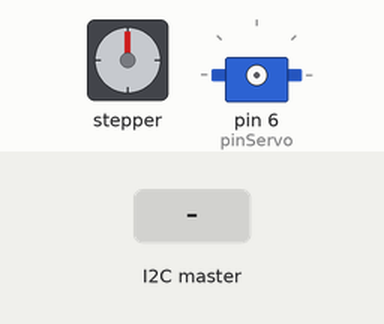
A sketch run on a simulated Arduino Uno, built with avr-gcc and run on an emulated ATmega328P. On the bench: stepper motor, servo. The inputs (shaded band) are chosen by the test bench. Stepper angles assume 2048 steps per turn; what the sketch prints to the serial monitor is not drawn.

Above: at 1.2 s.
1.3 s: the I2C master sends the byte 2
At 3.63 s:
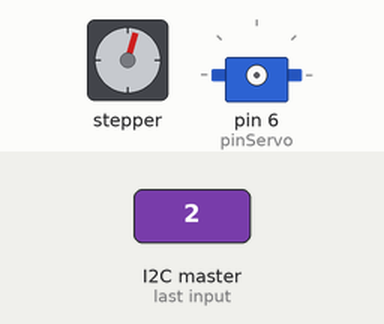
At 4.1 s:
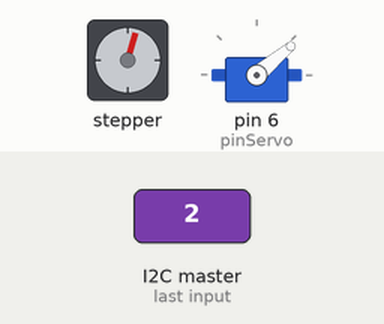
4.3 s: the I2C master sends the byte 90
At 8.24 s:
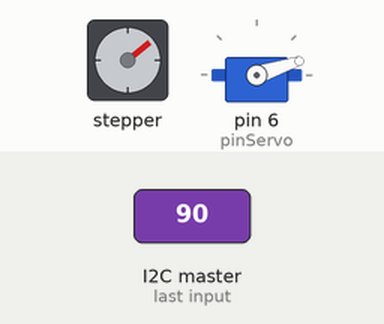
Timing chart, 0 to 24.7 s (numbered marks = the images above; inputs shaded):
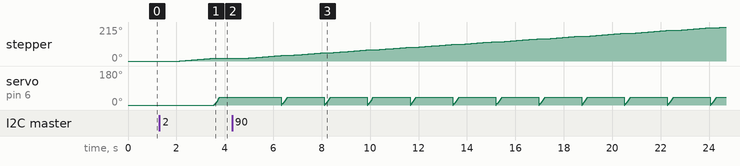

Measured:
- after the input at 1.3 s, stepper: turns 17° clockwise in 1.3 s, starting after 0.84 s; servo on pin 6 (pinServo): moves from 0° to 40° over 0.22 s, starting after 2.3 s
- after the input at 4.3 s, stepper: keeps turning clockwise at about 10°/s, starting after 0.59 s; servo on pin 6 (pinServo): ramps from 0° to 40° and jumps back, once every 1.8 s

The sketch:

slaveSerial.ino
```cpp
#include <Wire.h>
#include <VarSpeedServo.h>
#include <Stepper.h>

#define SLAVE_ADDRESS 0x04                    //variabili per i2c
int number = 0;
int inviatoDaRaspberry = 0;                   //variabili per i2c
int state = 0;                                //variabili per movimento motori

const int stepsPerRevolution = 64;  // steps per revolution for stepper motorint stepCount = 0;  // number of steps the motor has taken

Stepper myStepper(stepsPerRevolution, 8, 9, 10, 11);
VarSpeedServo myservo;

//int distanza = 1000;                          //numero degli step da fargli fare
int motorSpeed = 64;                            //rpm stepper
int posizioneAttuale = 0;                       //variabili per movimento motori
int posDaRaggiungere, distanzaDaPercorrere;     //variabili per movimento motori
int comunicazioneSeriale;
boolean loStepperHaFinito = false;
int byteArray[100];
int numByte;                                     //numero dei byte trasmessi dal Master
boolean hoRicevutoDati = false;
int firstPointer;               //variabile per usare i puntatori

int pinServo = 6;

void setup() {
  Serial.begin(9600); // start serial for output
  Wire.begin(SLAVE_ADDRESS);  // initialize i2c as slave
  serverToZero();

  // define callbacks for i2c communication
  Wire.onReceive(receiveDataList);
  Wire.onRequest(sendData);

}

void loop() {
  delay(1000);
  Serial.print("LOOP ");
  Serial.println(hoRicevutoDati);
  hoRicevutoDati = dalleNoteAlMotorino(hoRicevutoDati);
}

boolean dalleNoteAlMotorino (boolean hoRicevutoDati) {
  while (hoRicevutoDati == true) {

    //leggi i dati dall'array
    int lunghezzaArray = byteArray[0];
    Serial.print("lunghezzaArray ");
    Serial.println(lunghezzaArray);

    for (int x=2; x<=lunghezzaArray; x++) {
      posDaRaggiungere = byteArray[x];
      Serial.print("posDaRaggiungere ");
      Serial.println(posDaRaggiungere);

      //calcola la distanza da percorrere in base alla posizione corrente
      //e muovi i motorini (le funzioni sono all'interno di calcoloDistanza
      posizioneAttuale = stepperCalcoloDistanza(posizioneAttuale, posDaRaggiungere);
    }
    //ritorna false per fermare il ciclo
    return hoRicevutoDati = false;
  }
}

void receiveDataList(int numByte){
    int i = 0;
    hoRicevutoDati = true;
    while(Wire.available()){
      for(i=0; i < 100; i++){
        byteArray[i] = Wire.read();
        if (byteArray[i] == 255){
          Serial.print("byteArray[i] ");
          Serial.print(byteArray[i]);

          Serial.print("numero ricevuto ");
            Serial.println(byteArray[i]);
            Serial.print("pointer indirizzo ");
            Serial.println((int)&byteArray[i]);

          //Serial.print("sono alla fine");
          break;
          }
     };
  }
  hoRicevutoDati = true;
}


// callback for received data
void receiveData(int byteCount){
  while(Wire.available()) {
    //arduino legge in byte quindi io faccio il cast in int
    int posizioneDaRaggiungere = Wire.read();        //leggo il valore che manda la raspi
    Serial.print("il valore inviato da raspberry ");
    Serial.println(posizioneDaRaggiungere);
    posizioneAttuale = stepperCalcoloDistanza(posizioneAttuale, posizioneDaRaggiungere);
    //sendData();
  }
}


// callback for sending data
void sendData(){
  Wire.write("ok");
}


int stepperCalcoloDistanza(int attuale, int posizioneDaRaggiungere) {
    Serial.print("posizioneAttuale inizio seriale: ");
    Serial.println(attuale);
    int distanzaDaPercorrere = posizioneDaRaggiungere - attuale;
    Serial.print("distanzaDaPercorrere: ");
    Serial.println(distanzaDaPercorrere);
    moveStepper(distanzaDaPercorrere);
    attuale = posizioneDaRaggiungere;
    return attuale;
}

void serverToZero() {
  myservo.write(0, 0, true);
}

void moveStepper(int distanzaDaPercorrere) {
  Serial.write("funzione stepper");
  //delay(5000);
  myStepper.setSpeed(motorSpeed);
  int stepDaPercorrere = distanzaDaPercorrere * 100; //calcolare i giri che servono a portare l'omino davanti alla nota
  myStepper.step(100);
  myservo.attach(pinServo);
  moveServo(0, 99);      //0 velocità alta per il colpo, poi rientra in posizione zero con velocità più bassa
  //moveServo(0, 1);
  loStepperHaFinito = true;
}

void moveServo(int speedColpo, int speedRitorno) {
  myservo.attach(pinServo);                    // attaches the servo on pin 9 to the servo object
  myservo.write(0, speedColpo, false);         // move to 180 degrees, use a speed of 30, wait until move is complete
  myservo.write(40, speedRitorno, true);       // move to 0 degrees, use a speed of 30, wait until move is complete
  loStepperHaFinito == false;
  myservo.detach();
}

/*
la libreria i2c passa i dati tenendo 32bit per carattere trasmesso che io poi riconverto in int
C normalmente tiene 2byte (16bit) per integer quindi quando gli dico di scorrere in un array di integer mi va a prendere elementi ogni 2 bit beccando un elemento vuoto, poi il valore, poi vuoto, poi il valore, poi vuoto...


*/
```
